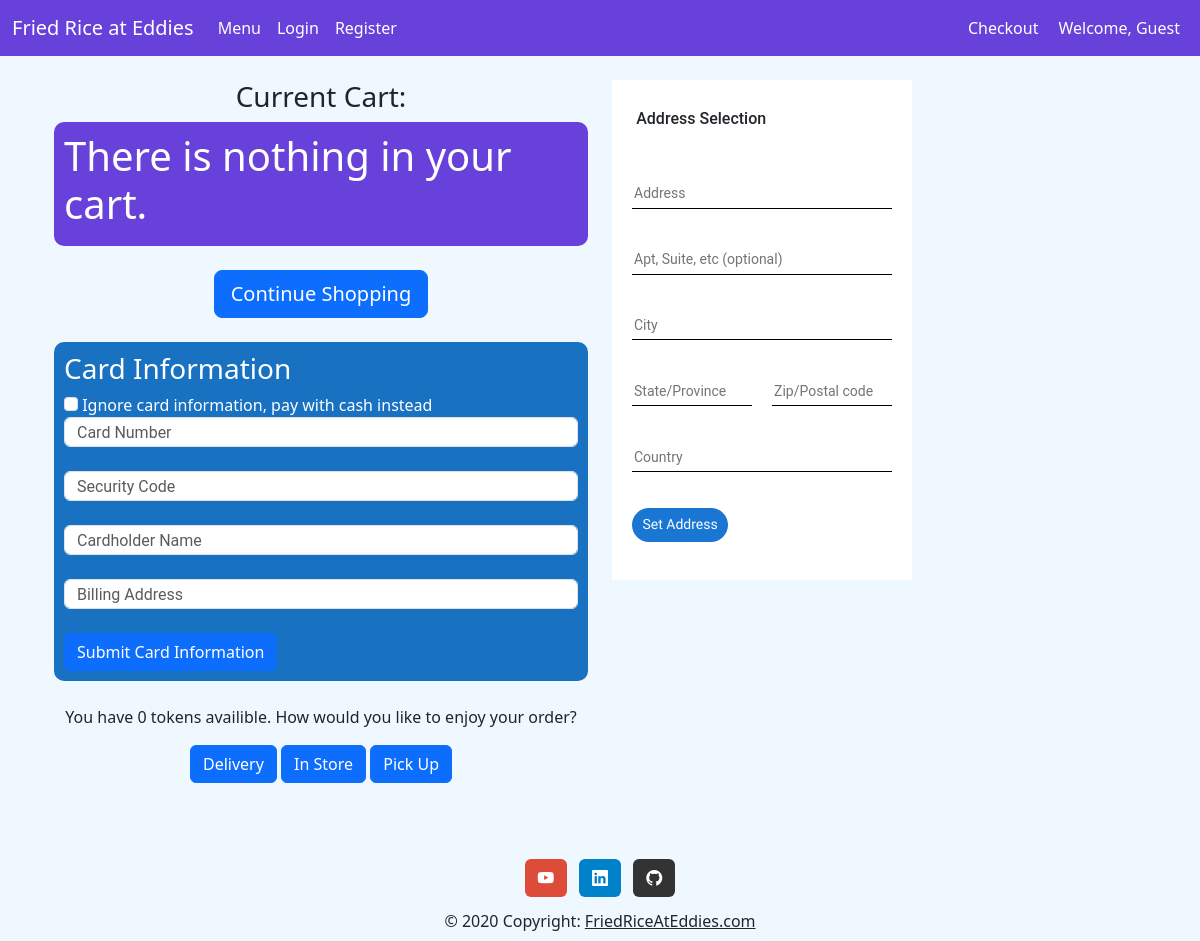
The app's page /checkout/ with its own data.
### main/models.py (models this page shows, shortened)
class Way_Recieved(models.Model):
    id = models.AutoField(primary_key=True)
    type = models.CharField(max_length=20)

### checkout/views.py (the view)
# urls.py: path('', views.view_cart, name='checkout'),
def view_cart(request):
    try:
        cart_items = CartItem.objects.filter(user=Member.objects.get(user=request.user))
        member = Member.objects.get(user=request.user)
        tokens = member.tokens
    except:
        cart_items = CartItem.objects.filter(user=None)
        tokens = 0
    request.session['num_items_in_cart'] = len(cart_items)
    total_price = sum(item.item.price * item.quantity for item in cart_items)
    way_recieveds = Way_Recieved.objects.all
    return render(request, 'checkout/checkout.html', {'cart_items': cart_items, 'total_price': total_price,
                                                      'tax': "%.2f" % round((float(total_price) * 0.0697), 2),
                                                      'final_price': "%.2f" % round((float(total_price) + float(total_price) * 0.0697), 2),
                                                      'way_recieveds': way_recieveds, 'tokens': tokens})

### checkout/templates/checkout/checkout.html (shortened to what this page needs)
{% extends 'base.html' %} {% load static %}
  {% block content %}
  <body>
    <br />
    <div class="container">
      <div class="row">
        <div class="col-lg-6">
          <h3 class="text-center">Current Cart:</h3>
          <div class="checkout-section" style="background-color: #6741d9">
            {% if cart_items %} {% for i in cart_items %} {% if i.item %}
            <p>
              {{i.item.name}} (x{{i.quantity}}) Item Cost: ${{i.item.price}}
              <a
                href="{% url 'remove_from_cart' i.item.id %}"
                style="color: white; transition: color 0.3s"
                onmouseover="this.style.color='blue';"
                onmouseout="this.style.color='white';"
              >
                Remove
              </a>
            </p>
            {% endif %} {% endfor %}
            <p>Total: ${{total_price}}</p>
            <p>Tax: ${{tax}}</p>
            <p><b>Final Price: ${{final_price}}</b></p>
            {% else %}
            <h1>There is nothing in your cart.</h1>
            {% endif %}
          </div>
          <br />
          <div class="text-center">
            <a
              class="btn btn-primary btn-lg"
              href="{% url 'menu' %}"
              role="button"
            >
              Continue Shopping
            </a>
          </div>
          <br />
          <div
            class="card-section"
            style="
              border-radius: 10px;
              padding: 10px;
              background-color: #1971c2;
              color: white;
            "
          >
            <h3>Card Information</h3>
            <input
              class="form-check-input"
              type="checkbox"
              value=""
              id="cashCheckbox"
            />
            <label class="form-check-label" for="cashCheckbox">
              Ignore card information, pay with cash instead
            </label>
            <input class="form-control" type="text" placeholder="Card Number" />
            <br />
            <input
              class="form-control"
              type="text"
              placeholder="Security Code"
            />
            <br />
            <input
              class="form-control"
              type="text"
              placeholder="Cardholder Name"
            />
            <br />
            <input
              class="form-control"
              type="text"
              placeholder="Billing Address"
            />
            <br />
            <button type="button" class="btn btn-primary">
              Submit Card Information
            </button>
          </div>
          <br />
          <div class="text-center">
            <p>
              You have {{tokens}} tokens availible. How would you like to enjoy
              your order?
            </p>
            {% if way_recieveds %} {% for w in way_recieveds %}
            <a href="{% url 'process_order' w.id %}" class="btn btn-primary">
              {{w.type}}
            </a>
            {% endfor %} {% endif %}
          </div>
        </div>
        <div class="col-lg-6">{% include 'checkout/map.html' %}</div>
      </div>
    </div>
  </body>
  {% endblock %}

### friedRiceAtEddiesWebsite/static/css/styles.css (style rules this page uses)
html, body { background-color: aliceblue; margin: 0; padding: 0; }
.checkout-section { border-radius: 10px; padding: 10px; background-color: #6741d9; color: white; }
.card-section { border-radius: 10px; padding: 10px; background-color: #1971c2; color: white; }

### checkout/templates/checkout/map.html (style rules this page uses)
body { margin: 0; }
input { height: 30px; }
input { border: 0; border-bottom: 1px solid black; font-size: 14px; font-family: Roboto, sans-serif; font-style: normal; font-weight: normal; }

### records on screen
Way_Recieved: type "Delivery"
Way_Recieved: type "In Store"
Way_Recieved: type "Pick Up"

### other values on screen
{{ tokens }} "0"
